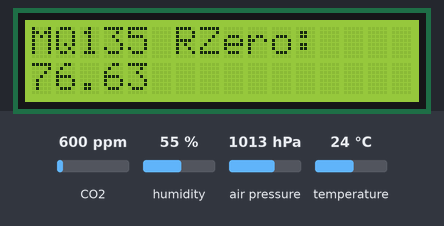
A program run on a simulated ESP8266 (Wemos D1 mini). Shown: 16×2 character LCD. Inputs (shaded band) come from the test bench; at power-on: CO2 600 ppm, humidity 55 %, air pressure 1013 hPa, temperature 24 °C.

Above: at 0.1 s.
At 3.2 s:
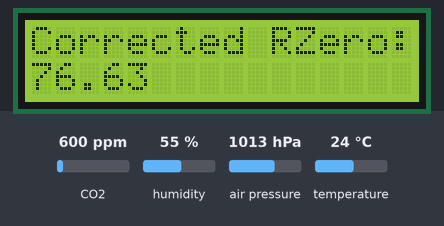
At 6.2 s:
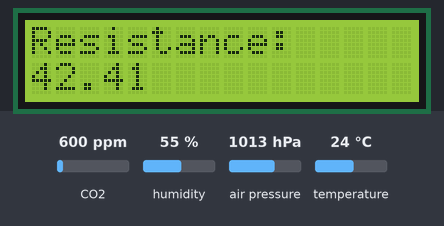
At 12.2 s:
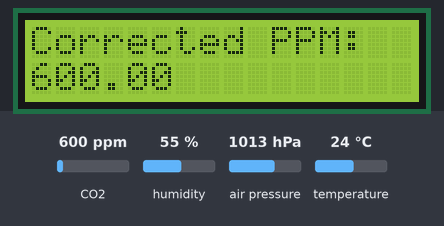
At 18.3 s:
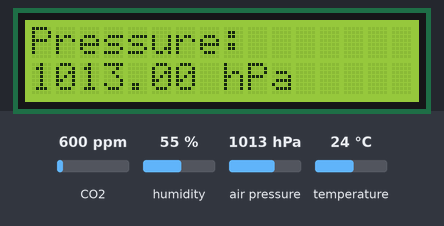
At 36.4 s:
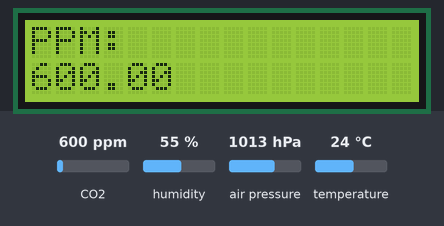

The program:

main.cpp
```cpp
#include <Arduino.h>
#include <Wire.h>
#include <LiquidCrystal_I2C.h>
#include <Adafruit_Sensor.h>
#include <Adafruit_BME280.h>
#include <MQ135.h>

#define PIN_MQ135 A0
#define SEALEVELPRESSURE_HPA (1013.25)

Adafruit_BME280 bme;
MQ135 mq135_sensor = MQ135(PIN_MQ135);
LiquidCrystal_I2C lcd(0x27, 16, 2);

void vypisHodnot()
{
  float tmp = bme.readTemperature();
  float pressure = bme.readPressure() / 100.0F;
  float altitude = bme.readAltitude(SEALEVELPRESSURE_HPA);
  float hum = bme.readHumidity();
  float rzero = mq135_sensor.getRZero();
  float correctedRZero = mq135_sensor.getCorrectedRZero(tmp, hum);
  float resistance = mq135_sensor.getResistance();
  float ppm = mq135_sensor.getPPM();
  float correctedPPM = mq135_sensor.getCorrectedPPM(tmp, hum);
  String text[9] = {"MQ135 RZero:  ", "Corrected RZero: ", "Resistance: ", "PPM: ", "Corrected PPM: ", "Temperature: ", "Pressure: ", "Altitude: ", "Humidity: "};
  int i;
  for (i = 0; i < 9; i++)
  {

    lcd.clear();
    lcd.setCursor(0, 0);
    lcd.print(text[i]);
    lcd.setCursor(0, 1);

    switch (i)
    {
    case 0:
      lcd.print(rzero);
      break;
    case 1:
      lcd.print(correctedRZero);
      break;
    case 2:
      lcd.print(resistance);
      break;
    case 3:
      lcd.print(ppm);
      break;
    case 4:
      lcd.print(correctedPPM);
      break;
    case 5:
      lcd.print(tmp);
      lcd.print(" *C");
      break;
    case 6:
      lcd.print(pressure);
      lcd.print(" hPa");
      break;
    case 7:
      lcd.print(altitude);
      lcd.print(" m");
      break;
    case 8:
      lcd.print(hum);
      lcd.print(" %");
      break;
    }
    delay(3000);
  }
  return;
}

void setup()
{
  Serial.begin(9600);

  if (!bme.begin(0x76))
  {
    Serial.println("Could not find a valid BME280 sensor, check wiring!");
    while (1)
      ;
  }
  lcd.init();
  lcd.backlight();
}

void loop()
{
  vypisHodnot();
}
```

Measured:
- what the display in image 1 shows lasts 3.0 s, from 3.1 s to 6.1 s
